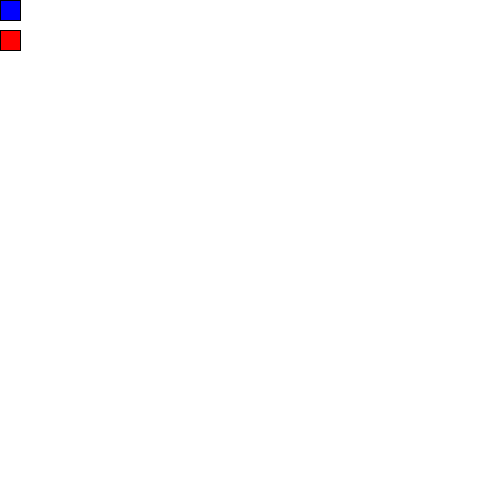
Frame 1 (no input)
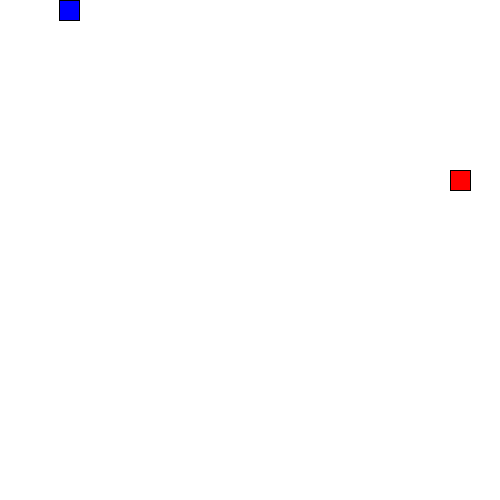
Frame 60 (the mouse pressed at the canvas centre just before this capture)
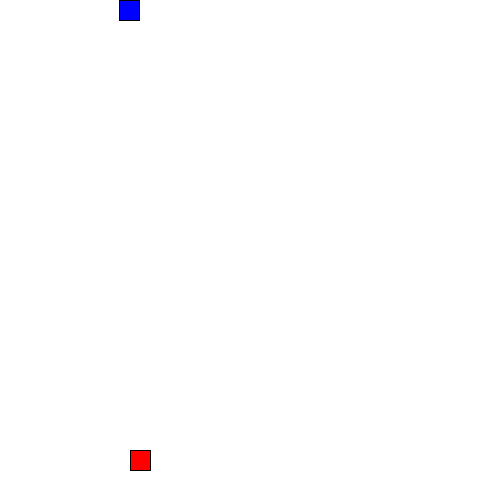
Frame 120 (the mouse held since frame 60 and released just before this capture)

The Processing sketch that drew these frames (run headless with seeded random() and noise(); from frame 60 on, the mouse is pressed at the canvas centre):

// Processing sketch: box_move
// ── box_move.pde

int x,y=0;
int x1,y1=30;
int state,state1 = 0;

void setup() {
  size(500, 500);
}


void draw() {
  background(255);
  fill(0,0,255);
  rect(x, y, 20, 20);
  
  fill(255,0,0);
  rect(x1,y1,20,20);

  rectA();
  rectB();
}


void rectA(){
   switch(state) {
  case 0:
    x = x+1;
    //println("Zero");
    if (x == width-20) {
      state = 1; 
      // println("stop");
    }
    break;
  case 1:
    y = y+1;
    if (y == height-20) {
      state =2;
    }
    break;

  case 2:
    x = x-1;
    if (x == 0) {
      state = 3;
    }
    break;
  case 3:
    y = y-1;
    if (y == 0) {
      state = 0;
    }
    break;
  } 
}

void rectB(){
     switch(state1) {
  case 0:
    x1 = x1+10;
    //println("Zero");
    if (x1 == width-50) {
      state1 = 1; 
      // println("stop");
    }
    break;
  case 1:
    y1 = y1+10;
    if (y1 == height-50) {
      state1 =2;
    }
    break;

  case 2:
    x1 = x1-10;
    if (x1 == 30) {
      state1 = 3;
    }
    break;
  case 3:
    y1 = y1-10;
    if (y1 == 30) {
      state1 = 0;
    }
    break;
  } 
}
